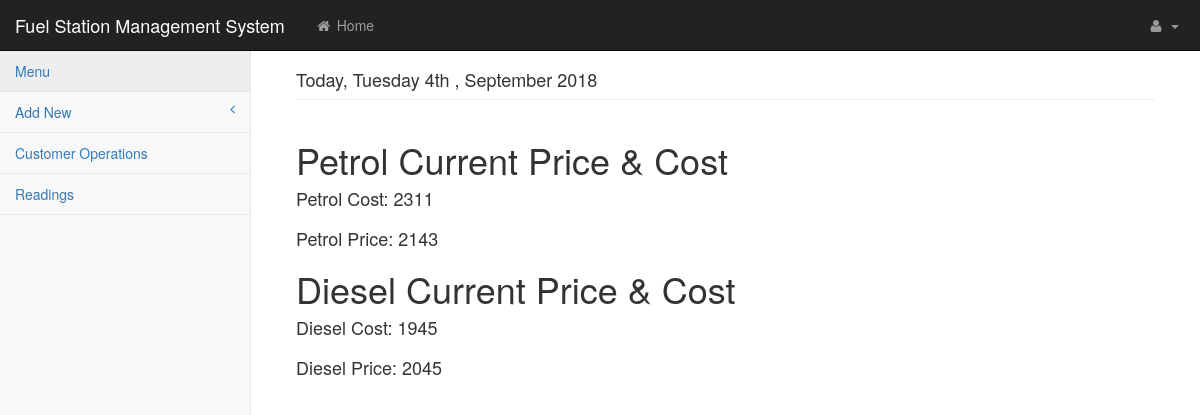
Screenshot of /pages/main.php with the database file from the repository.
### tables this page shows
CREATE TABLE `product_tbl` (
  `product_id` int(11) NOT NULL,
  `product_name` varchar(30) NOT NULL,
  `product_cost` int(11) NOT NULL,
  `product_price` int(11) NOT NULL
);

### pages/main.php (the view, shortened to what this page needs)
<!DOCTYPE html>
<?php
	include("include/link.php");
	$sql = "SELECT *  FROM product_tbl WHERE product_name = 'Diesel'";
	$result = mysqli_query($link,$sql);
	$row = mysqli_fetch_array($result,MYSQLI_ASSOC);
	$count = mysqli_num_rows($result);
	if($count > 0) {
		$dieselc = $row['product_cost'];;
		$dieselp = $row['product_price'];
	}else{
		$dieselc = "No current data";
		$dieselp= "No current data";
	}
	$sql1 = "SELECT *  FROM product_tbl WHERE product_name = 'Petrol'";
	$result1 = mysqli_query($link,$sql1);
	$row1 = mysqli_fetch_array($result1,MYSQLI_ASSOC);
	$count1 = mysqli_num_rows($result1);
	if($count1 > 0) {
		$petrolc = $row1['product_cost'];;
		$petrolp = $row1['product_price'];
	}else{
		$petrolc = "No current data";
		$petrolp= "No current data";
	}
?>
<html lang="en">
    <head>
        <link href="../css/bootstrap.min.css" rel="stylesheet">
        <link href="../css/metisMenu.min.css" rel="stylesheet">
        <link href="../css/startmin.css" rel="stylesheet">
        <link href="../css/font-awesome.min.css" rel="stylesheet" type="text/css">
    </head>
    <body>
        <div id="wrapper">
            <nav class="navbar navbar-inverse navbar-fixed-top" role="navigation">
                <div class="navbar-header">
                    <a class="navbar-brand" href="index.html">Fuel Station Management System</a>
                </div>
                <ul class="nav navbar-nav navbar-left navbar-top-links">
                    <li><a href="main.php"><i class="fa fa-home fa-fw"></i> Home</a></li>
                </ul>
                <ul class="nav navbar-right navbar-top-links">
                    <li class="dropdown">
                        <a class="dropdown-toggle" data-toggle="dropdown" href="#">
                            <i class="fa fa-user fa-fw"></i> <?php echo ucwords($_SESSION['usr']);?> <b class="caret"></b>
                        </a>
                    </li>
                </ul>
                <div class="navbar-default sidebar" role="navigation">
                    <div class="sidebar-nav navbar-collapse">
                        <ul class="nav" id="side-menu">
                            <li>
                                <a href="main.php"><i class=""></i> Menu</a>
                            </li>
                            <li>
                                <a href="#"><i class=""></i> Add New<span class="fa arrow"></span></a>
                            </li>
                            <li>
                                <a href="customer_action.php"><i class=""></i> Customer Operations</a>
                            </li>
                            <li>
                                <a href="readings.php"><i class=""></i> Readings</a>
                            </li>
                        </ul>
                    </div>
                </div>
            </nav>
            <div id="page-wrapper">
                <div class="container-fluid">
                    <div class="row">
                        <div class="col-lg-12">
                            <h4 class="page-header">Today, <?php echo date("l jS , F Y ");?></h4>
                        </div>
                    </div>
					<h1> Petrol Current Price & Cost</h1>
					<h4> Petrol Cost: <?php echo $petrolc;  ?> <br><br>   Petrol Price: <?php echo $petrolp;  ?></h4>
					<h1> Diesel Current Price & Cost</h1>
					<h4> Diesel Cost:  <?php echo $dieselc;  ?> <br><br>   Diesel Price: <?php echo $dieselp;  ?></h4>
                </div>
            </div>
        </div>
    </body>
</html>

### css/startmin.css (style rules this page uses)
body { background-color: #f8f8f8; }
#wrapper { width: 100%; }
#page-wrapper { padding: 30px 15px 0 15px; min-height: 568px; background-color: #fff; }
@media (min-width:768px) { #page-wrapper { position: inherit; margin-left: 250px; padding: 30px 30px 0 30px; border-left: 1px solid #e7e7e7; } }
.navbar-header { float: left; }
.navbar-left { float: left; }
.navbar-right { text-align: right; }
.navbar-top-links { margin: 0; }
.navbar-top-links li { display: inline-block; }
.navbar-top-links li:last-child { margin-right: 6px; }
.navbar-top-links li a { padding: 15px; min-height: 50px; }
.navbar-top-links>li>a { color: #999; }
.sidebar .sidebar-nav.navbar-collapse { padding-right: 0; padding-left: 0; }
.sidebar ul li { border-bottom: 1px solid #e7e7e7; }
.sidebar ul li a.active { background-color: #eee; }
.sidebar .arrow { float: right; }
.sidebar .fa.arrow:before { content: "\f104"; }
@media (min-width:768px) { .sidebar { z-index: 1; position: absolute; width: 250px; margin-top: 51px; } }

### rows the page displays
product_tbl: product_cost "2311", product_price "2143"
product_tbl: product_cost "1945", product_price "2045"
